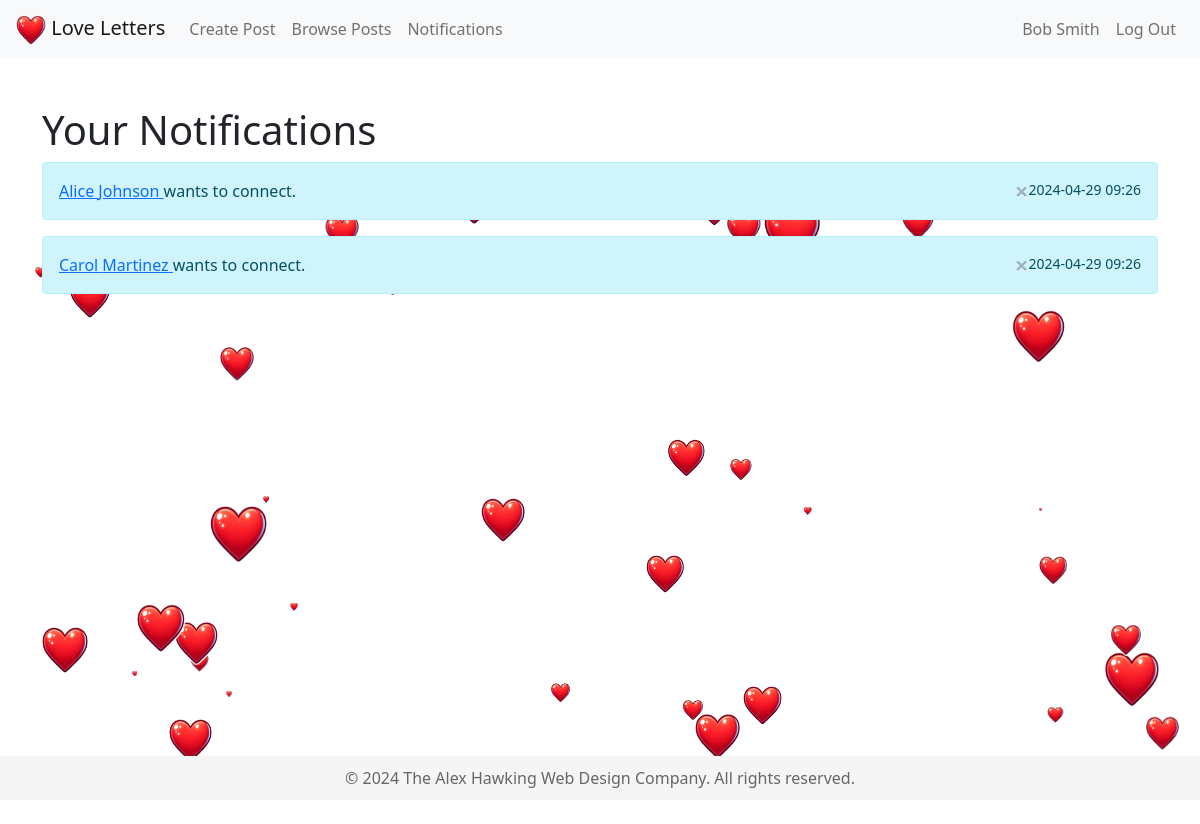
Page /auth/notifications (signed in) on the committed database.
### models.py (models this page shows)
class Notification(db.Model):
    notification_id = db.Column(db.Integer, primary_key=True)
    user_id = db.Column(db.Integer, db.ForeignKey("user.user_id"), nullable=False)
    recipient_id = db.Column(db.Integer, db.ForeignKey("user.user_id"), nullable=False)
    post_id = db.Column(db.Integer, db.ForeignKey("post.post_id"), nullable=False)
    is_read = db.Column(db.Boolean, default=False)
    created_at = db.Column(db.DateTime, server_default=db.func.now())
    user = db.relationship(
        "User",
        backref=db.backref("sent_notifications", lazy="dynamic"),
        foreign_keys=[user_id],
    )
    recipient = db.relationship(
        "User",
        backref=db.backref("received_notifications", lazy="dynamic"),
        foreign_keys=[recipient_id],
    )
    post = db.relationship("Post")
    __table_args__ = (
        db.UniqueConstraint("user_id", "recipient_id", name="_user_recipient_uc"),
    )

class User(db.Model):
    user_id = db.Column(db.Integer, primary_key=True)
    first_name = db.Column(db.String(100), nullable=False)
    last_name = db.Column(db.String(100), nullable=False)
    gender = db.Column(db.String(50))
    email = db.Column(db.String(100), unique=True, nullable=False)
    password_hash = db.Column(db.String(128), nullable=False)
    phone_number = db.Column(db.String(50))
    socials = db.Column(JSON)
    posts = db.relationship("Post", backref="author", lazy=True)
    replies = db.relationship("Reply", backref="replier", lazy=True)

### blueprints/auth.py (the view)
@auth.route("/notifications")
def notifications():
    if "user_id" not in session:
        flash("You must be logged in to view notifications.", "warning")
        return redirect(url_for("auth.login"))
    user_id = session["user_id"]
    user_notifications = Notification.query.filter_by(recipient_id=user_id).all()
    return render_template("notifications.html", notifications=user_notifications)

### templates/notifications.html (shortened to what this page needs)
{% extends "base.html" %}
{% block content %}
<div class="container mt-5">
    <h1>Your Notifications</h1>
    {% for notification in notifications %}
    <div class="alert alert-info" role="alert">
        <a href="#" data-toggle="modal" data-target="#profileModal" onclick="loadUserProfile({{ notification.user_id }})">
            {{ notification.user.first_name }} {{ notification.user.last_name }}
        </a> wants to connect.
        <small class="float-right">{{ notification.created_at.strftime('%Y-%m-%d %H:%M') }}</small>
        <form action="{{ url_for('auth.dismiss_notification', notification_id=notification.notification_id) }}" method="post" style="display:inline;">
            <button type="submit" class="close" aria-label="Close">
                <span aria-hidden="true">&times;</span>
            </button>
        </form>
    </div>
    {% else %}
    <p>No notifications to show.</p>
    {% endfor %}
</div>
{% endblock %}

### static/css/style.css (style rules this page uses)
html, body { height: 100%; margin: 0; padding: 0; display: flex; flex-direction: column; }
.close { color: #6c757d; }

### rows in the picture
Notification: user.first_name "Alice", user.last_name "Johnson", created_at "2024-04-29 09:26"
Notification: user.first_name "Carol", user.last_name "Martinez", created_at "2024-04-29 09:26"

### other values in the picture
{{ session['user_name'] }} "Bob Smith"
